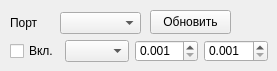
    <widget class="QWidget" name="tab_6">
     <attribute name="title">
      <string>Доп</string>
     </attribute>
     <widget class="QComboBox" name="cbPorts">
      <property name="geometry">
       <rect>
        <x>60</x>
        <y>12</y>
        <width>81</width>
        <height>22</height>
       </rect>
      </property>
     </widget>
     <widget class="QLabel" name="label_7">
      <property name="geometry">
       <rect>
        <x>10</x>
        <y>15</y>
        <width>31</width>
        <height>16</height>
       </rect>
      </property>
      <property name="text">
       <string>Порт</string>
      </property>
     </widget>
     <widget class="QPushButton" name="pbUpdatePorts">
      <property name="geometry">
       <rect>
        <x>150</x>
        <y>10</y>
        <width>81</width>
        <height>24</height>
       </rect>
      </property>
      <property name="text">
       <string>Обновить</string>
      </property>
     </widget>
     <widget class="QWidget" name="layoutWidget">
      <property name="geometry">
       <rect>
        <x>10</x>
        <y>40</y>
        <width>258</width>
        <height>22</height>
       </rect>
      </property>
      <layout class="QHBoxLayout" name="horizontalLayout_3">
       <item>
        <widget class="QCheckBox" name="chbTestSignalEnable">
         <property name="text">
          <string>Вкл.</string>
         </property>
        </widget>
       </item>
       <item>
        <widget class="QComboBox" name="cbTestSignalType"/>
       </item>
       <item>
        <widget class="QDoubleSpinBox" name="dsbTestSignalFreq">
         <property name="decimals">
          <number>3</number>
         </property>
         <property name="minimum">
          <double>0.001000000000000</double>
         </property>
         <property name="singleStep">
          <double>0.001000000000000</double>
         </property>
        </widget>
       </item>
       <item>
        <widget class="QDoubleSpinBox" name="dsbTestSignalAmplitude">
         <property name="decimals">
          <number>3</number>
         </property>
         <property name="minimum">
          <double>0.001000000000000</double>
         </property>
         <property name="maximum">
          <double>50.000000000000000</double>
         </property>
         <property name="singleStep">
          <double>0.001000000000000</double>
         </property>
        </widget>
       </item>
      </layout>
     </widget>
    </widget>
